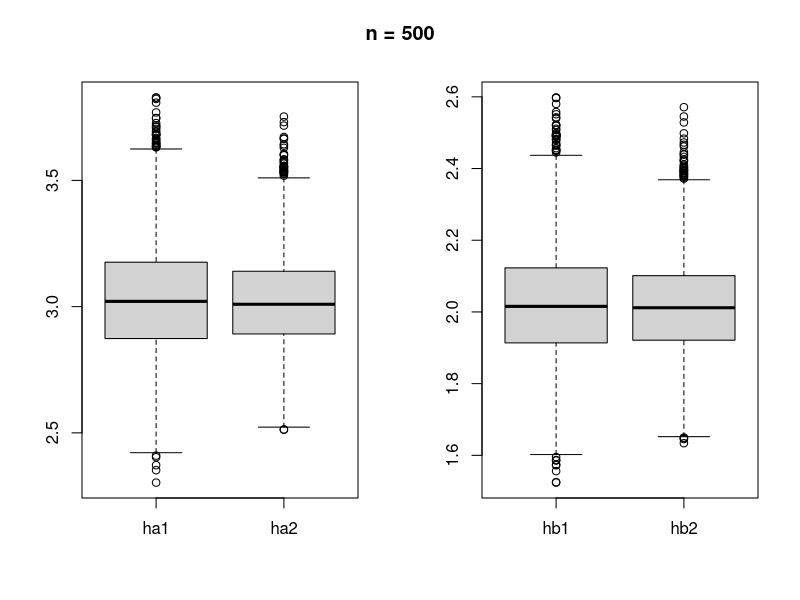

Recreate this plot in R.
profile <- function(a, n, barX, barlX){
  ll <- -n*a*log(a)+n*a*log(barX)+n*log(gamma(a))-n*(a-1)*barlX +n*a
}

a <- 3
b <- 2
n <- 500
nMC <- 5000

ha1 <- vector(length=nMC)
hb1 <- vector(length=nMC)
ha2 <- vector(length=nMC)
hb2 <- vector(length=nMC)
for (k in (1:nMC)){
  X <- rgamma(n,a,b)
  
  barX <- mean(X)
  hsigma2 <- var(X)*(n-1)/n
  ha1[k]  <- barX^2/hsigma2
  hb1[k] <- ha1[k]/barX
  
  barlX <- mean(log(X))
  r <- optimize(profile,c(0,20),n, barX, barlX)
  ha2[k] <- r$minimum
  hb2[k] <- ha2[k]/barX
}
ha <- data.frame(ha1=ha1,ha2=ha2)
hb <- data.frame(hb1=hb1,hb2=hb2)

par(mfrow=c(1,2))
# par(mfrow=c(1,2))
boxplot(ha)
boxplot(hb)
title(paste0("n = ",n), line=-2, outer=TRUE)
par(mfrow=c(1,1))
